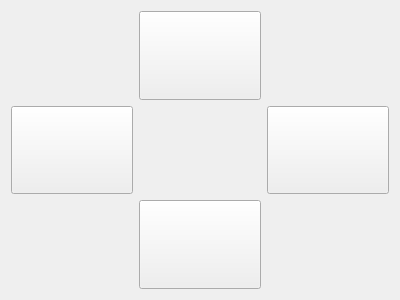
<?xml version="1.0" encoding="UTF-8"?>
<ui version="4.0">
 <class>widget</class>
 <widget class="QWidget" name="widget">
  <property name="geometry">
   <rect>
    <x>0</x>
    <y>0</y>
    <width>400</width>
    <height>300</height>
   </rect>
  </property>
  <property name="windowTitle">
   <string>移动的窗口</string>
  </property>
  <layout class="QGridLayout" name="gridLayout">
   <item row="0" column="1">
    <widget class="QPushButton" name="up_btn">
     <property name="sizePolicy">
      <sizepolicy hsizetype="Minimum" vsizetype="Minimum">
       <horstretch>0</horstretch>
       <verstretch>0</verstretch>
      </sizepolicy>
     </property>
     <property name="text">
      <string/>
     </property>
     <property name="icon">
      <iconset theme="QIcon::ThemeIcon::GoUp"/>
     </property>
     <property name="iconSize">
      <size>
       <width>48</width>
       <height>48</height>
      </size>
     </property>
    </widget>
   </item>
   <item row="1" column="0">
    <widget class="QPushButton" name="left_btn">
     <property name="sizePolicy">
      <sizepolicy hsizetype="Minimum" vsizetype="Minimum">
       <horstretch>0</horstretch>
       <verstretch>0</verstretch>
      </sizepolicy>
     </property>
     <property name="text">
      <string/>
     </property>
     <property name="icon">
      <iconset theme="QIcon::ThemeIcon::GoPrevious"/>
     </property>
     <property name="iconSize">
      <size>
       <width>48</width>
       <height>48</height>
      </size>
     </property>
    </widget>
   </item>
   <item row="1" column="2">
    <widget class="QPushButton" name="right_btn">
     <property name="sizePolicy">
      <sizepolicy hsizetype="Minimum" vsizetype="Minimum">
       <horstretch>0</horstretch>
       <verstretch>0</verstretch>
      </sizepolicy>
     </property>
     <property name="text">
      <string/>
     </property>
     <property name="icon">
      <iconset theme="QIcon::ThemeIcon::GoNext"/>
     </property>
     <property name="iconSize">
      <size>
       <width>48</width>
       <height>48</height>
      </size>
     </property>
    </widget>
   </item>
   <item row="2" column="1">
    <widget class="QPushButton" name="down_btn">
     <property name="sizePolicy">
      <sizepolicy hsizetype="Minimum" vsizetype="Minimum">
       <horstretch>0</horstretch>
       <verstretch>0</verstretch>
      </sizepolicy>
     </property>
     <property name="text">
      <string/>
     </property>
     <property name="icon">
      <iconset theme="QIcon::ThemeIcon::GoDown"/>
     </property>
     <property name="iconSize">
      <size>
       <width>48</width>
       <height>48</height>
      </size>
     </property>
    </widget>
   </item>
  </layout>
 </widget>
 <resources/>
 <connections/>
</ui>
